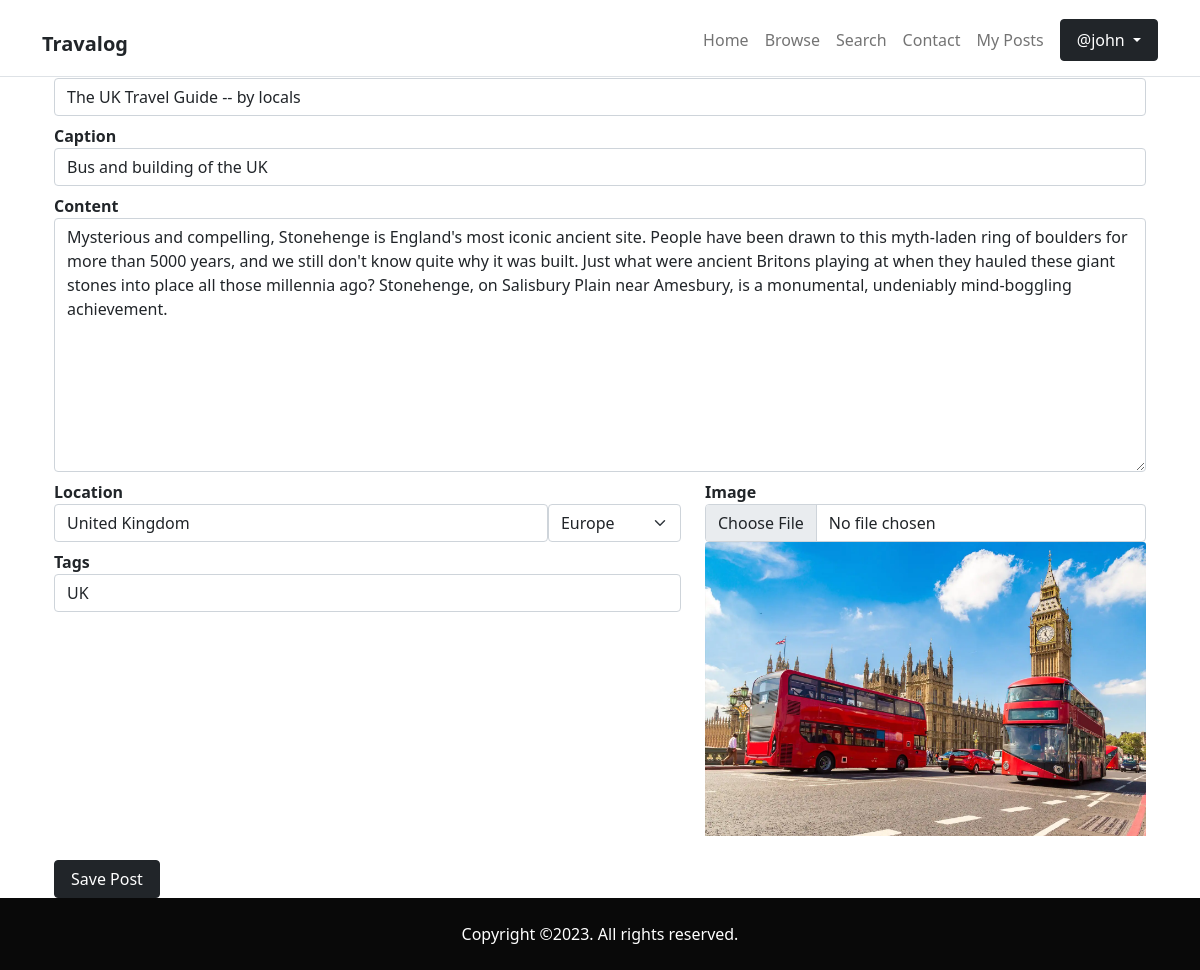
/edit_post.php?id=20 (signed in), run on the app's committed database.
### tables this page shows
CREATE TABLE `posts` (
  `postid` int(128) NOT NULL,
  `userid` int(128) NOT NULL,
  `title` varchar(255) NOT NULL,
  `caption` mediumtext NOT NULL,
  `content` longtext NOT NULL,
  `location` text NOT NULL,
  `continent` varchar(20) NOT NULL,
  `image` text NOT NULL,
  `tag` text NOT NULL,
  `createdtime` bigint(20) NOT NULL,
  `viewcount` int(11) NOT NULL
);

### edit_post.php (the view, shortened to what this page needs)
<!DOCTYPE html>
<html lang="en">
<?php
require_once("init_check_logged_in.php");
$postid = intval($_GET["id"]) ?? die;
$stmt = $conn->prepare("SELECT postid, title, caption, content, location, continent, image, tag
 FROM posts
 WHERE posts.postid = ?");
$stmt->bind_param("i", $postid);
if (!$stmt->execute()){
    http_response_code(500);
    die;
}
$result = $stmt->get_result();
if ($row = $result->fetch_object()){
    $post = $row;
} else {
    http_response_code(500);
    die;
}
?>
<head>
    <link href="https://cdn.jsdelivr.net/npm/bootstrap@5.1.3/dist/css/bootstrap.min.css" rel="stylesheet"
>
    <link rel="stylesheet" href="https://d19m59y37dris4.cloudfront.net/blog/2-0/css/style.default.622904dd.css"
        id="theme-stylesheet">
    <link rel="stylesheet" href="css/cards-gallery.css">
    <link rel="stylesheet" href="css/main.css">
</head>
<body>
    <nav class="navbar navbar-expand-lg navbar-light bg-white border-bottom py-2 fixed-top">
        <div class="container pt-1">
            <h1>
                <a class="navbar-brand text-md fw-bold text-dark" href="index.php">Travalog</a>
            </h1>
            <div class="collapse navbar-collapse" id="navbarSupportedContent">
                <ul class="navbar-nav ms-auto mb-2 mb-lg-0 align-items-lg-center">
                    <li class="nav-item"><a class="nav-link " href="index.php">Home</a>
                    </li>
                    <li class="nav-item"><a class="nav-link " href="browse.php">Browse</a>
                    </li>
                    <li class="nav-item"><a class="nav-link " href="search.php">Search</a>
                    </li>
                    <li class="nav-item"><a class="nav-link " href="contact.php">Contact</a>
                    </li>
                    <li class="nav-item"><a class="nav-link " href="my_posts.php">My Posts</a></li>
                    <li class="nav-item dropdown">
                        <a class="btn btn-style btn-dark ms-2 px-3 py-2 dropdown-toggle " href="#" id="navbarUserMenuLink" role="button" data-bs-toggle="dropdown" aria-expanded="false">
                            @<?php echo $_SESSION["username"]; ?>
                        </a>
                    </li>
                </ul>
            </div>
        </div>
    </nav>
    <section>
        <div class="container">
            <div class="container section-title ">
                <h2>Edit Post</h2>
            </div>
            <form action="api_editpost.php?id=<?php echo $post->postid?>" method="post" enctype="multipart/form-data">
                <div class="container">
                    <div class="row">
                        <div class="col-md-12 form-label">
                            <label for="title"><b>Title</b></label>
                            <input type="text" id="title" name="title" class="form-control" value="<?php echo $post->title?>" required>
                        </div>
                    </div>
                    <div class="row">
                        <div class="col-md-12 form-label">
                            <label for="caption"><b>Caption</b></label>
                            <input type="text" id="caption" name="caption" class="form-control" value="<?php echo $post->caption?>" required>
                        </div>
                    </div>
                    <div class="row">
                        <div class="form-label">
                            <label for="content"><b>Content</b></label>
                            <textarea id="content" name="content" rows="10" class="form-control"><?php echo $post->content?></textarea>
                        </div>
                    </div>
                    <div class="row">
                        <div class="col-md-7">
                            <div class="row">
                                <div class="col form-label">
                                    <label for="location"><b>Location</b></label>
                                    <div class="d-flex">
                                    <input type="text" id="location" name="location" class="form-control" value="<?php echo $post->location?>" required>
                                    <select class="form-control form-select w-25" id="continent" name="continent" required>
                                        <option <?php echo ($post->continent == "Europe")?"selected":""; ?>>Europe</option>
                                    </select>
                                    </div>
                                </div>
                            </div>
                            <div class="row">
                                <div class="col form-label">
                                    <label for="tags"><b>Tags</b></label>
                                    <input type="text" id="tags" name="tags" class="form-control" value="<?php echo $post->tag?>">
                                </div>
                            </div>
                        </div>
                        <div class="col-md-5">
                            <div class="row">
                                <div class="col">
                                    <label for="image"><b>Image</b></label>
                                    <input type="file" accept="image/*" id="image" name="image" class="form-control">
                                    <picture>
                                        <img src="<?php echo $post->image?>" id="img-preview" class="img-fluid card-img-top">
                                    </picture>
                                </div>
                            </div>
                        </div>
                    </div>
                    <div class="row">
                        <div class="col-md-4">
                        </div>
                    </div>
                    <div class="row mt-3">
                        <div class="col-12">
                            <input type="submit" value="Save Post" class="btn btn-dark px-3">
                        </div>
                    </div>
                </div>
            </form>
        </div>
    </section>
    <footer>
        <div class="copyrights text-white py-4" style="background: #090909">
            <div class="container">
                <div class="row text-center gy-2">
                    <div class="col-md-12">
                        <p class="mb-0 fw-light text-sm">Copyright &copy;2023. All rights reserved.</p>
                    </div>
                </div>
            </div>
        </div>
    </footer>
    <link rel="stylesheet" href="https://use.fontawesome.com/releases/v6.4.0/css/all.css">
</body>

### css/main.css (style rules this page uses)
body { min-height: 100vh; display: grid; grid-template-rows: 1fr auto; }

### data on the page
posts: title "The UK Travel Guide -- by locals", caption "Bus and building of the UK", content "Mysterious and compelling, Stonehenge is England's most iconic ancient site. People have been drawn to this myth-laden ring of boulders for more than 5000 years, and we still don't know quite why it was built. Just what were ancient Britons playing at when they hauled these giant stones into place all those millennia ago? Stonehenge, on Salisbury Plain near Amesbury, is a monumental, undeniably mind-boggling achievement.", location "United Kingdom", continent "Europe", tags "UK", image (picture)

### other printed values
$_SESSION["username"] "john"
